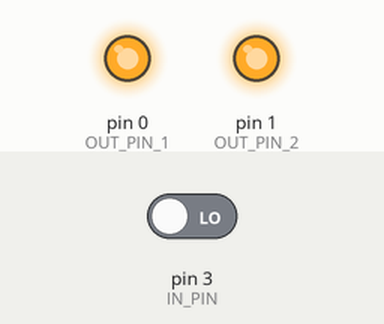
This sketch was run on a simulated Arduino Uno, built with avr-gcc and run on an emulated ATmega328P. Parts: output pins drawn as LEDs (lit = HIGH). Inputs (shaded band) come from the test bench; at power-on: pin 3 (IN_PIN) LOW.

Above: at 1.3 s.
1.4 s: pin 3 (IN_PIN) driven HIGH
At 2.0 s:
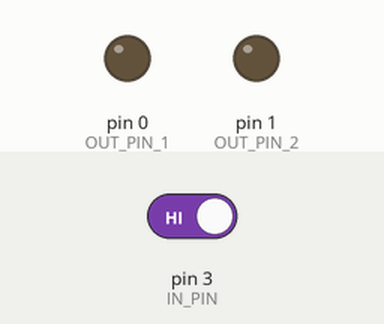
2.9 s: pin 3 (IN_PIN) driven LOW
At 4.4 s:
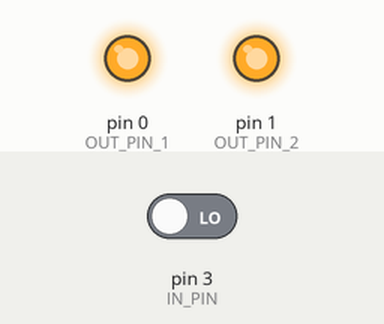
Timing chart, 0 to 5.9 s (numbered marks = the images above; inputs shaded):
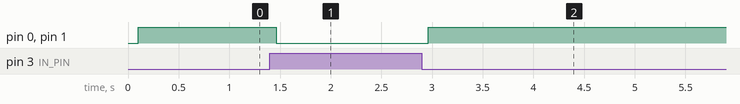

Measured:
- after the input at 1.4 s, pin 0 (OUT_PIN_1), pin 1 (OUT_PIN_2): HIGH → LOW after 0.06 s
- after the input at 2.9 s, pin 0 (OUT_PIN_1), pin 1 (OUT_PIN_2): LOW → HIGH after 0.06 s

The sketch:

pwrdetect.ino
```cpp
#define OUT_PIN_1   0
#define OUT_PIN_2   1
#define IN_PIN      3

unsigned long periodTimestamp;

void setup() {
  // initialize the digital pin as an output.
  pinMode(IN_PIN, INPUT);
  pinMode(OUT_PIN_1, OUTPUT);
  digitalWrite(OUT_PIN_1, LOW);
  pinMode(OUT_PIN_2, OUTPUT);
  digitalWrite(OUT_PIN_2, LOW);
  delay(100);
  periodTimestamp = millis();
}


void loop() {

   if(digitalRead(IN_PIN) == HIGH){
      if((millis() - periodTimestamp) > 60){
        digitalWrite(OUT_PIN_1, LOW);
        digitalWrite(OUT_PIN_2, LOW);
        delay(500);
      }
   }else{
      digitalWrite(OUT_PIN_1, HIGH);
      digitalWrite(OUT_PIN_2, HIGH);
      periodTimestamp = millis();
   }
}
```
